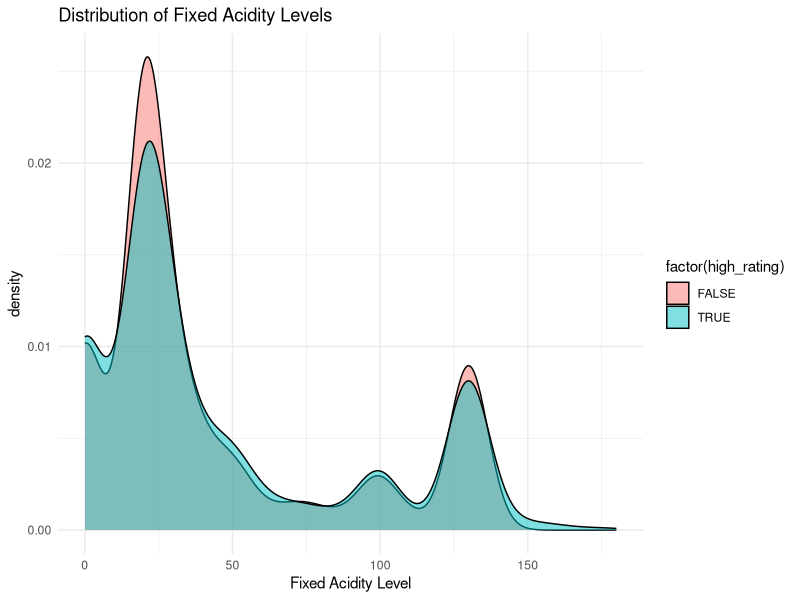

Generate this figure with R:
## ---- chunk 1
library(ggplot2)
## ---- chunk 2
data <- read.csv("udemy_dataset.csv") 
head(data)
## ---- chunk 3
data$high_rating <- data$course_rating >= 4
ggplot(data, aes(x=price,fill=factor(high_rating)))+geom_density(alpha=0.5)+
 xlab(label = "Fixed Acidity Level")+
 ggtitle("Distribution of Fixed Acidity Levels")+
 theme_minimal()
